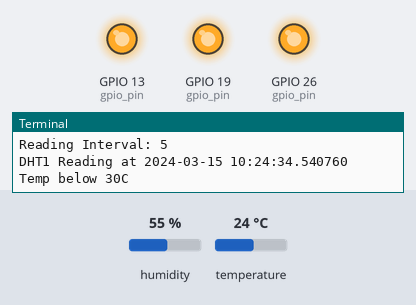
This program was run on a simulated Raspberry Pi (BCM pin numbers). Shown: output pins drawn as LEDs (lit = HIGH), the last lines printed to the terminal. The inputs (shaded band) are chosen by the test bench; at power-on: temperature 24 °C, humidity 55 %. The clock reads 2024-03-15 10:24:30 at power-on unless the program sets it; threads take turns every 2 ms. At 28.1 s the program stops and its outputs stay as they are.

Above: at 5.7 s.
5.8 s: temperature set to 29.3 °C
11.7 s: temperature set to 30.8 °C
At 17.1 s:
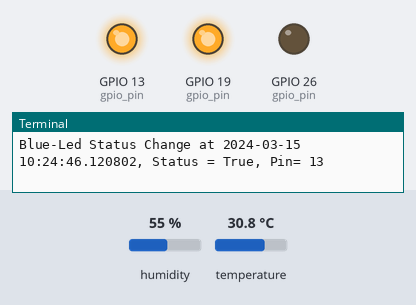
17.6 s: temperature set to 33 °C
At 19.6 s:
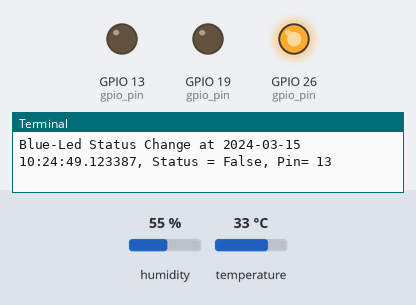
Timing chart, 0 to 26.6 s (numbered marks = the images above; inputs shaded):
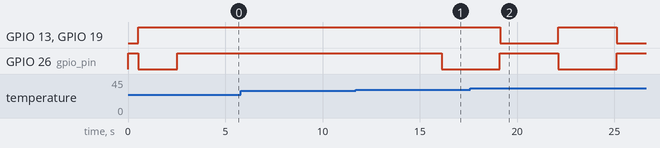

Measured:
- the behaviour switches between 29.9 and 30 °C on temperature (found by bisection; images 0 and 1)
- after the input at 11.7 s, GPIO 26 (gpio_pin): HIGH → LOW after 4.4 s

The program:

rpicenter.py
```python
### this is just a test file, the actual rpicenter class still not implmented.
from DHT import DHT
from Led import Led
import RPi.GPIO as GPIO
import time

threads = []

def main():
    try:
        GPIO.setmode(GPIO.BCM)

        ### Loading Sensor ###
        print("--- Loading Devices ---")
        dht = DHT(device_object_id="DHT1", location="Room1", gpio_pin=5)
        redLed = Led(device_object_id="Red-Led", location="Room1", gpio_pin=26,GPIO=GPIO)
        greenLed = Led(device_object_id="Green-Led", location="Room2", gpio_pin=19,GPIO=GPIO)
        blueLed = Led(device_object_id="Blue-Led", location="Room2", gpio_pin=13,GPIO=GPIO)

        ### Loading Recipies ###
        #the recipes is user configurable, loaded at run times.
        #maybe using decorator will more neat??
        greenLedrecipes = []    #if green is on, blue is also on.
        greenLedrecipes.append(["POST",lambda: blueLed.run_sensor(status=greenLed.status)])

        redLedrecipes = []      #if red is on, turn off green vice versa.
        redLedrecipes.append(["POST",lambda: greenLed.run_sensor(status=not(redLed.status))])

        dht1recipes = []        #if temp = 30 then blink red led.
        dht1recipes.append(["POST",lambda: print("Temp above 30C!") if (dht.temperature > 30) else None])
        dht1recipes.append(["POST",lambda: print("Temp below 30C") if (dht.temperature < 30) else None])
        dht1recipes.append(["POST",lambda: threads.append(redLed.loop_start()) if (dht.temperature == 30) else None])

        print("--- Loading Recipies ---")
        greenLed._hooks = greenLedrecipes
        redLed._hooks = redLedrecipes
        dht._hooks = dht1recipes

        print("--- Manual Call ---")
        print(str(redLed.run_sensor().status))
        print(str(dht.run_sensor().temperature))
        redLed.run_sensor(status=False)
        time.sleep(2)

        #overwrite hooks for this call only
        print("--- Temporary Hooks ---")
        temprecipes = []
        temprecipes.append(["POST",lambda: greenLed.run_sensor(status=redLed.status)])
        redLed.run_sensor(status=True, hooks=temprecipes)
        time.sleep(2)

        print("--- Thread Call ---")
        threads.append(dht.loop_start())
        #threads.append(redLed.loop_start())
        #threads.append(greenLed.loop_start())
        #threads.append(blueLed.loop_start())

        # while thread above run, continue with the below.
        userinput = input("Enter key to stop the thread...\n")
        if userinput == "d": # stop DHT thread only
            dht.loop_stop()
        elif userinput == "l": # stop led thread only
            redLed.loop_stop()
            greenLed.loop_stop()
            blueLed.loop_stop()
        elif userinput == "a": # stop all
            for item in threads:
                item.loop_stop()
        else:
            print("wrong input!!")
    except KeyboardInterrupt:
        print("Shutdown requested...exiting")
    finally:
        exit_handler()

def exit_handler():
    print("App terminated, cleanup!")
    for item in threads:
        item.loop_stop()
    #how to wait that all the threads is off?
    GPIO.cleanup()

if __name__ == '__main__':
    #time.sleep(3)
    main()
```

DHT.py
```python
from Device import Device
from datetime import datetime
import Adafruit_DHT #library for the the DHT sensor.

class DHT(Device):
    dhtsensors = { '11': Adafruit_DHT.DHT11,
                    '22': Adafruit_DHT.DHT22,
                    '2302': Adafruit_DHT.AM2302 }
    dhtsensortype = None
    temperature = None
    humidity = None
    lastreading = None

    def __init__(self, **kwargs):
        for key, value in kwargs.items():
            setattr(self, key, value)
        Device.__init__(self)
        self._interval = 5 # 5S delay for reading job
        self.dhtsensortype = self.dhtsensors["11"]

    def _run_sensor(self, **kwargs):
        self.lastreading = datetime.now()
        print("{0} Reading at {1}".format(str(self.device_object_id), str(self.lastreading)))
        self.humidity, self.temperature = Adafruit_DHT.read_retry(self.dhtsensortype, self.gpio_pin)
        return self

    def loop_stop(self):
        Device.loop_stop(self)
        print("Last Reading at " +  str(self.lastreading) + " Temperature " + str(self.temperature) + ", Humidity " + str(self.humidity))
        return self
```

Led.py
```python
from Device import Device
from datetime import datetime
#import RPi.GPIO as GPIO

class Led(Device):
    status = None
    laststatuschange = None
    GPIO = None

    def __init__(self, **kwargs):
        for key, value in kwargs.items():
            setattr(self, key, value)
        Device.__init__(self)
        self.status = False
        self.GPIO.setup(self.gpio_pin, self.GPIO.OUT)
        self.GPIO.output(self.gpio_pin, self.status) # reset status

    def set_status(self, **kwargs): #call here without trigger the hooks
        if 'status' in kwargs:
            self.status = kwargs['status']
        else:
            self.status = True
        self.GPIO.output(self.gpio_pin, self.status)
        self.laststatuschange = datetime.now()
        print("{0} Status Change at {1}, Status = {2}, Pin= {3}".format(str(self.device_object_id), str(self.laststatuschange), str(self.status), str(self.gpio_pin)))
        return self

    def _run_sensor(self, **kwargs):
        #if status is not given, lets switch this led.
        if 'status' in kwargs:
            self.status = kwargs['status']
        else:
            self.status = not(self.status)
        self.GPIO.output(self.gpio_pin, self.status)
        self.laststatuschange = datetime.now()
        print("{0} Status Change at {1}, Status = {2}, Pin= {3}".format(str(self.device_object_id),str(self.laststatuschange), str(self.status), str(self.gpio_pin)))
        return self
```

Device.py
```python
### Base Class for Sensors ###
from abc import ABCMeta, abstractmethod
import threading
import time

class Device(metaclass=ABCMeta):
    device_object_id = None
    gpio_pin = None
    location = None
    _interval = 3 #default 3S delay for Loop job
    _flagstop = False
    _hooks = None

    def __init__(self):
        print("DeviceObjID: {0}, Location: {1}, pin: {2} Initiated".format(str(self.device_object_id), str(self.location), str(self.gpio_pin)))

    @abstractmethod
    def _run_sensor(self, **kwargs):
        pass

    def run_sensor(self, **kwargs):
        if 'hooks' in kwargs:
            hooks = kwargs['hooks']
        else:
            hooks = self._hooks

        if (hooks != None):
            for hook in hooks:
                if hook[0] == "PRE": hook[1]()

        self._run_sensor(**kwargs)

        if (hooks != None):
            for hook in hooks:
                if hook[0] == "POST": hook[1]()
        return self

    def loop(self, **kwargs):
        counter = 0
        self._flagstop = False
        print("Reading Interval: " + str(self._interval))
        while counter <=3: #change to true, this only for testing.
            if self._flagstop: return
            self.run_sensor(**kwargs)
            counter += 1
            if self._flagstop: return
            time.sleep(self._interval)

    def loop_start(self, **kwargs):
        if 'interval' in kwargs:
            if kwargs['interval'] > 3 : self._interval = kwargs['interval']
        print("Device " + self.device_object_id + " Loop starting...")
        self.thread = threading.Thread(target=self.loop, kwargs=kwargs)
        if self.thread.isAlive() == False:
            self.thread.start()
        return self

    def loop_stop(self):
        print("Device " + self.device_object_id + " loop stoping...")
        self._flagstop = True
        return self
```
